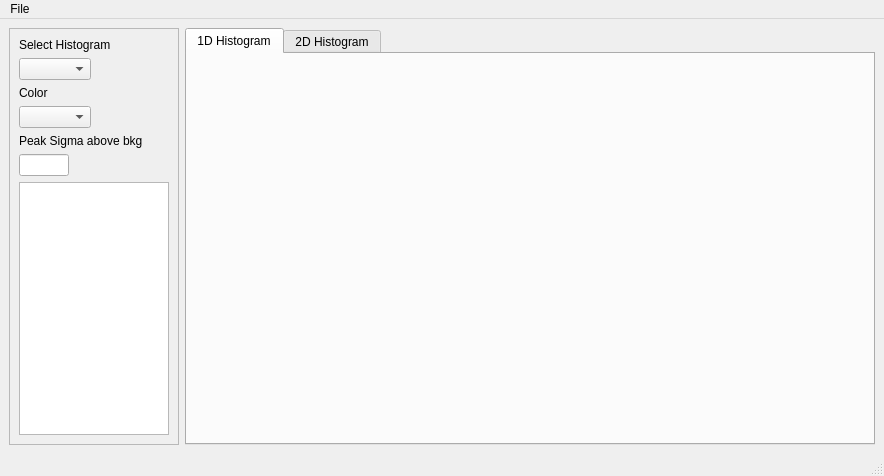
<?xml version="1.0" encoding="UTF-8"?>
<ui version="4.0">
 <class>MainWindow</class>
 <widget class="QMainWindow" name="MainWindow">
  <property name="geometry">
   <rect>
    <x>0</x>
    <y>0</y>
    <width>884</width>
    <height>476</height>
   </rect>
  </property>
  <property name="windowTitle">
   <string>MainWindow</string>
  </property>
  <widget class="QWidget" name="centralwidget">
   <layout class="QHBoxLayout" name="horizontalLayout_2">
    <item>
     <widget class="QFrame" name="frame">
      <property name="sizePolicy">
       <sizepolicy hsizetype="Fixed" vsizetype="Preferred">
        <horstretch>0</horstretch>
        <verstretch>0</verstretch>
       </sizepolicy>
      </property>
      <property name="minimumSize">
       <size>
        <width>125</width>
        <height>415</height>
       </size>
      </property>
      <property name="frameShape">
       <enum>QFrame::StyledPanel</enum>
      </property>
      <property name="frameShadow">
       <enum>QFrame::Raised</enum>
      </property>
      <layout class="QFormLayout" name="formLayout">
       <property name="fieldGrowthPolicy">
        <enum>QFormLayout::AllNonFixedFieldsGrow</enum>
       </property>
       <item row="0" column="0">
        <widget class="QLabel" name="label">
         <property name="text">
          <string>Select Histogram</string>
         </property>
        </widget>
       </item>
       <item row="1" column="0">
        <widget class="QComboBox" name="comboBox"/>
       </item>
       <item row="2" column="0">
        <widget class="QLabel" name="label_2">
         <property name="text">
          <string>Color</string>
         </property>
        </widget>
       </item>
       <item row="3" column="0">
        <widget class="QComboBox" name="comboBox_2"/>
       </item>
       <item row="4" column="0">
        <widget class="QLabel" name="label_3">
         <property name="text">
          <string>Peak Sigma above bkg</string>
         </property>
        </widget>
       </item>
       <item row="5" column="0">
        <widget class="QLineEdit" name="lineEdit">
         <property name="maximumSize">
          <size>
           <width>50</width>
           <height>16777215</height>
          </size>
         </property>
         <property name="inputMask">
          <string/>
         </property>
        </widget>
       </item>
       <item row="6" column="0">
        <widget class="QListWidget" name="listWidget">
         <property name="maximumSize">
          <size>
           <width>150</width>
           <height>16777215</height>
          </size>
         </property>
         <property name="dragEnabled">
          <bool>true</bool>
         </property>
         <property name="dragDropOverwriteMode">
          <bool>false</bool>
         </property>
         <property name="dragDropMode">
          <enum>QAbstractItemView::NoDragDrop</enum>
         </property>
         <property name="defaultDropAction">
          <enum>Qt::CopyAction</enum>
         </property>
         <property name="selectionMode">
          <enum>QAbstractItemView::NoSelection</enum>
         </property>
         <property name="selectionBehavior">
          <enum>QAbstractItemView::SelectItems</enum>
         </property>
        </widget>
       </item>
      </layout>
     </widget>
    </item>
    <item>
     <widget class="QTabWidget" name="tabWidget">
      <property name="layoutDirection">
       <enum>Qt::LeftToRight</enum>
      </property>
      <property name="tabPosition">
       <enum>QTabWidget::North</enum>
      </property>
      <property name="tabShape">
       <enum>QTabWidget::Rounded</enum>
      </property>
      <property name="currentIndex">
       <number>0</number>
      </property>
      <property name="documentMode">
       <bool>false</bool>
      </property>
      <widget class="QWidget" name="tab">
       <attribute name="title">
        <string>1D Histogram</string>
       </attribute>
       <layout class="QGridLayout" name="gridLayout">
        <item row="0" column="0">
         <widget class="QWidget" name="HistWidget1D" native="true"/>
        </item>
       </layout>
      </widget>
      <widget class="QWidget" name="tab_2">
       <attribute name="title">
        <string>2D Histogram</string>
       </attribute>
       <layout class="QHBoxLayout" name="horizontalLayout">
        <item>
         <widget class="QWidget" name="HistWidget2D" native="true"/>
        </item>
       </layout>
      </widget>
     </widget>
    </item>
   </layout>
  </widget>
  <widget class="QStatusBar" name="statusbar"/>
  <widget class="QMenuBar" name="menubar">
   <property name="geometry">
    <rect>
     <x>0</x>
     <y>0</y>
     <width>884</width>
     <height>18</height>
    </rect>
   </property>
   <widget class="QMenu" name="menuFile">
    <property name="title">
     <string>File</string>
    </property>
    <addaction name="actionClose"/>
   </widget>
   <addaction name="menuFile"/>
  </widget>
  <action name="actionClose">
   <property name="text">
    <string>Close</string>
   </property>
  </action>
 </widget>
 <resources/>
 <connections/>
</ui>
